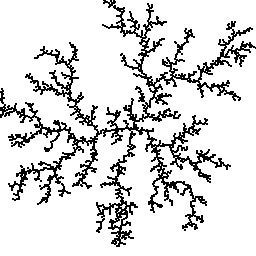
#> input picture DLA.png, 256 x 256 px
$ python boxcount.py
#> lines starting #> are read from the running program, lines starting #| are printed output that depends on the picture
import numpy as np
from PIL import Image
import matplotlib.pyplot as plt

def boxcount(image_point, box_sizes, image_shape):
    """
    Computes the number of non-empty boxes of various sizes
    covering black pixels in the binary image.

    Parameters:
        image_point (ndarray): 2D array of image in point-type format.
        box_sizes (ndarray): 1D array of box sizes (ε values).
        image_shape (tuple): Shape of the binary image (rows, cols).

    Returns:
        list: Result of boxcounting, i.e., number of occupied boxes for each box size.
    """
    N = []
    rows, cols = image_point
    L_col = image_shape[0]
    for epsilon in box_sizes:
        box_row = rows // epsilon
        box_col = cols // epsilon
        serial = box_row - (-L_col//epsilon) * box_col
        N.append(len(np.unique(serial)))
    return N

if __name__ == '__main__':
    # === Parameters ===
    image_path = 'DLA.png'
    binary_threshold = 128

    # === Load and binarize image ===
    # Output: binary matrix where 1 = black, 0 = white
    image_matrix = np.where(
        np.array(Image.open(image_path).convert('L')) < binary_threshold, 1, 0
    )
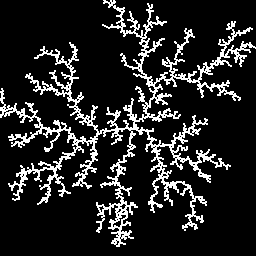
#> image_matrix: shape (256, 256) int64; values 0 (black) and 1 (white), 14.2% white in thin lines or dots

    # === Image properties ===
    L_col, L_row = image_matrix.shape
#> L_col = 256; L_row = 256
    image_point = np.array(np.where(image_matrix == 1))

    # === Define box sizes ===
    max_len = max(L_col, L_row)
#> max_len = 256
    box_sizes = 2 ** np.arange(int(np.ceil(np.log2(max_len))) + 1)
#> box_sizes = [1, 2, 4, 8, 16, 32, 64, 128, 256]

    # === Apply box-counting method ===
    N = boxcount(image_point, box_sizes, (L_col, L_row))
#> in boxcount, `rows, cols = image_point`: rows = 9305 values from 0 to 246; cols = 9305 values, max 255 at index 1049, min 0 at index 2953, mean 126.6
#> after the loop in boxcount, `for epsilon in box_sizes:`: N = [9305, 3603, 1355, 490, 168, 53, 16, 4, 1]
#> N = [9305, 3603, 1355, 490, 168, 53, 16, 4, 1]

    # === Estimate fractal dimension D via least squares fit ===
    log_eps = -np.log(box_sizes)
#> log_eps = [0, -0.693, -1.39, -2.08, -2.77, -3.47, -4.16, -4.85, -5.55]
    log_N = np.log(N)
#> log_N = [9.14, 8.19, 7.21, 6.19, 5.12, 3.97, 2.77, 1.39, 0]
    D, intercept = np.polyfit(log_eps, log_N, 1)
#> D = 1.64; intercept = 9.43

    # === Plot ===
    plt.figure()
    plt.scatter(box_sizes, N, label='Count')
    plt.plot(
        box_sizes,
        np.exp(intercept) * box_sizes ** (-D),
        label=f'$D = {D:.4f}$'
    )
    plt.xscale('log')
    plt.yscale('log')
    plt.xlabel(r'Box size $\varepsilon$')
    plt.ylabel(r'$N(\varepsilon)$')
    plt.legend()
    plt.title('Box-counting method')
    plt.grid(True, which='both', ls='--')
    plt.tight_layout()
    plt.show()
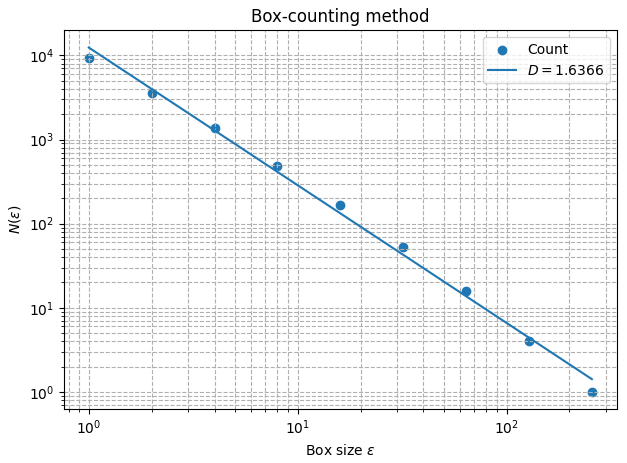
#> figure drawn by matplotlib, 1 panel
